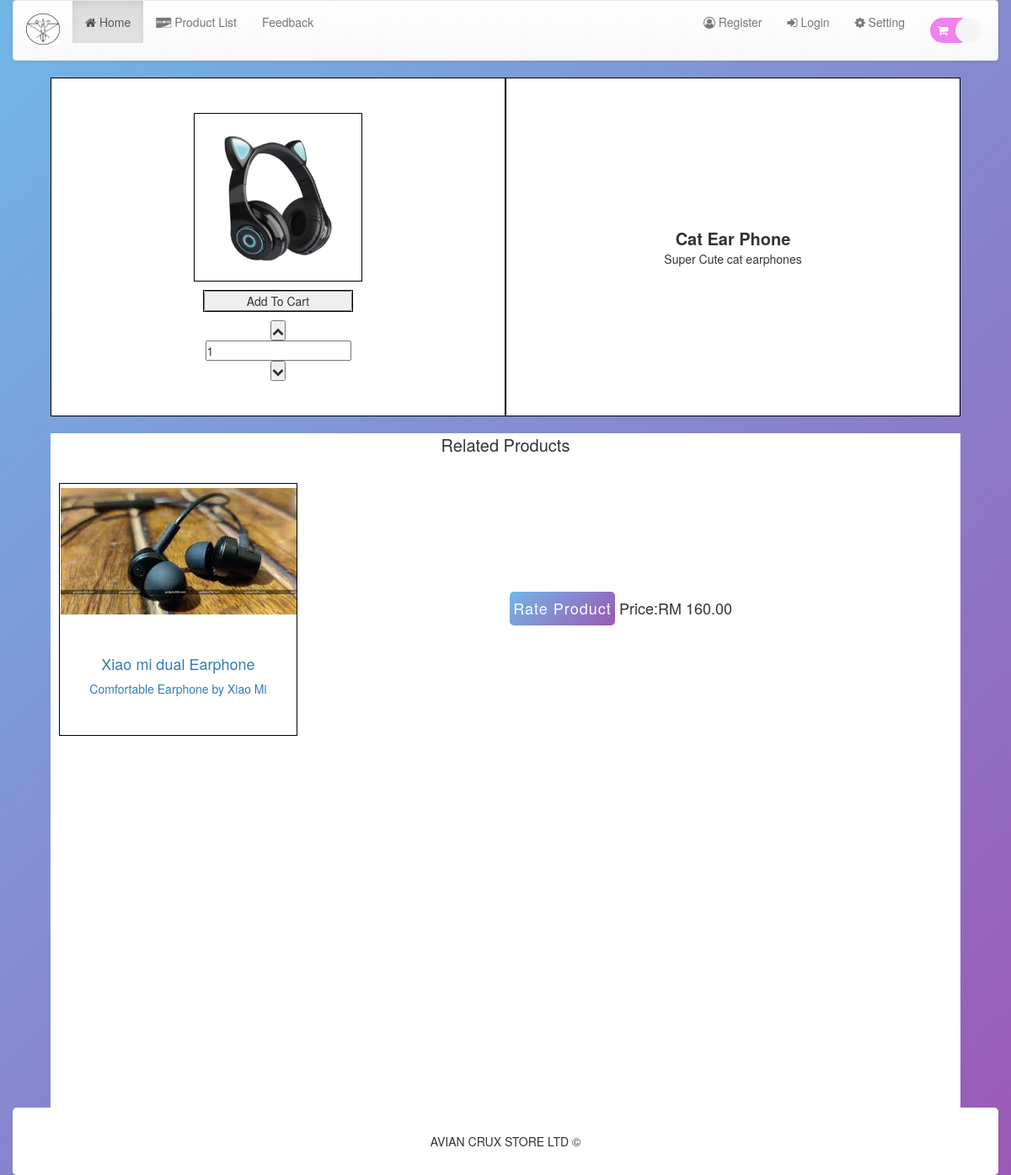
The app's page /productdescription.php?ProductID=1 with its own data.
### tables this page shows
CREATE TABLE `productlist` (
  `ProductID` int(11) NOT NULL,
  `ProductName` varchar(255) NOT NULL,
  `ProductDescription` varchar(255) NOT NULL,
  `ProductCategory` varchar(255) NOT NULL,
  `ProductStock` int(11) NOT NULL,
  `ProductCost` decimal(10,2) NOT NULL,
  `ProductPrice` decimal(10,2) NOT NULL,
  `ProductPicture` varchar(255) NOT NULL
);

### productdescription.php (the view, shortened to what this page needs)
<!DOCTYPE html>
<html lang="en">
<head>
    <link href="https://maxcdn.bootstrapcdn.com/font-awesome/4.6.3/css/font-awesome.min.css" rel="stylesheet">
    <link rel="stylesheet" href="https://stackpath.bootstrapcdn.com/bootstrap/3.4.1/css/bootstrap.min.css">
<link rel="stylesheet" href="https://stackpath.bootstrapcdn.com/bootstrap/3.4.1/css/bootstrap-theme.min.css">
<link rel="stylesheet" href="./css/style3.css">
</head>
<body>
<?php session_start();
include_once 'connection.php';
    $ProductID = $_GET['ProductID'];
    $sqlquery= "SELECT * From productlist Where ProductID = $ProductID";
$result = mysqli_query($conn, $sqlquery);
$resultcheck = mysqli_num_rows($result);
if($resultcheck > 0 ){
  $row = mysqli_fetch_assoc($result);
$ProductName = $row['ProductName'];
$ProductDescription = $row['ProductDescription'];
$ProductPicture = $row['ProductPicture'];
$ProductPrice = $row['ProductPrice'];
$ProductCategory = $row['ProductCategory'];
if(isset($_SESSION['useremail'])){
$UserEmail= $_SESSION['useremail'] ;
}else{
  $UserEmail = "Guest";
}
}
?>
    <div class="container-fluid">
      <nav class="navbar navbar-default">
        <div class="container-fluid">
          <div class="navbar-header">
            <a class="navbar-brand nav-logo" href="#"><img src="./images/shoping-logo.jpg"/></a>
          </div>
           <div class="collapse navbar-collapse" id="bs-example-navbar-collapse-1">
              <ul class="nav navbar-nav">
                <li class="active"><a href="Home.php"><i class="fa fa-home"></i> Home <span class="sr-only">(current)</span></a></li>
                <li><a href="productlist.php"><i class="fa fa-cc-discover"></i> Product List</a></li>
                <li><a href="CustomerFeedback.php">Feedback</a></li>
              </ul>
              <ul class="nav navbar-nav navbar-right">
                <li><a href="Register.php"><i class="fa fa-user-circle-o"></i> Register</a></li>
                <li><a href="Login.php"><i class="fa fa-sign-in"></i> Login</a></li>
                <li><a href="CustomerChangeInfo.php"><i class="fa fa-cog"></i> Setting</a></li>
                <li><a href="CustomerCart.php"><div class="add-to-cart"><i class="fa fa-shopping-cart"></i></div><div class="qty-check"></div></a></li>
              </ul>
            </div>
          </div>
        </nav>
          <div class="product-description">
              <div class="box-product-description">
                  <div class="product-img-1">
                      <div class="img-box">
                        <img src="./image/products/<?php echo $ProductPicture;?>" alt="">
                      </div>
                      <div class="add-to-cart-btn"><button onclick="AddtoCart()">add to cart</button></div><button onclick="IncreaseNum()"><i class="fa fa-chevron-up"></i></button><input type="number" value="1" name = "CartQuantity" id="CartQuantity" readonly/><button onclick="DecreaseNum()"><i class="fa fa-chevron-down"></i></button>
                  </div>
                  <div class="product-des-text">
                      <div class="inner-des">
                          <div class="p-name" id="productName"><b><?php echo $ProductName ;?></b></div>
                          <div class="p-des"><?php echo $ProductDescription;?></div>
                          <div class="rating">
                            <a href ="CustomerRating.php<?php echo "?ProductID=".$ProductID."&UserEmail=".$UserEmail;?>"><button type="button" class="rating-btn" >Rate Product</button></a>
                            <h4>Price:<span>RM <?php echo $ProductPrice ;?></span></h4>
                          </div>
                      </div>
                  </div>
              </div>
          </div>
<div class="related-section">
          <div class="related">
              <div class="title">Related Products</div>
            </div>
<?php
 $sqlquery0= "SELECT * From productlist Where ProductCategory = '$ProductCategory' AND NOT ProductID = $ProductID ORDER BY ProductPrice DESC LIMIT 4";
$result0 = mysqli_query($conn, $sqlquery0);
$resultcheck0 = mysqli_num_rows($result0);
if($resultcheck0 > 0 ){
  while($row0 = mysqli_fetch_assoc($result0)){
    $RelatedProductID = $row0['ProductID'];
$RelatedProductName = $row0['ProductName'];
$RelatedProductDescription = $row0['ProductDescription'];
$RelatedProductPicture = $row0['ProductPicture'];
?>
            <div class="related-product">
            <a href = "productdescription.php?ProductID=<?php echo $RelatedProductID ?>">
              <div class="related-product-boxes">
                <div class="related-product-boxes-img">
                   <img src="./image/products/<?php echo $RelatedProductPicture;?>" alt="">
                </div>
                <div class="related-product-boxes-info">
                    <h4><?php echo $RelatedProductName; ?></h4>
                    <p><?php echo $RelatedProductDescription?></p>
                </div>
            </div>
            </a>
<?php
}
}
?>
            </div>
          </div>
          <div class="footer">
            <div class="footer-content">
              AVIAN CRUX STORE LTD &copy;
            </div>
          </div>
    </div>
</body>
</html>

### css/style3.css (style rules this page uses)
* { margin: 0; padding: 0; box-sizing: border-box; text-decoration: none; }
.add-to-cart { display: flex; flex-direction: row; justify-content: center; align-items: center; height:30px; width: 50px; border-radius: 30px; margin:5px 0; position: relative; background-color: violet; color: white; }
#productName { font-size: 20px; }
.add-to-cart i { margin-right: 20px; }
.qty-check { display: flex; flex-direction: row; justify-content: center; align-items: center; position: absolute; height:30px; width:30px; border-radius: 20px; margin-top:-35px; margin-left:30px; background-color:whitesmoke; color:black; }
.nav-logo { width:70px; height:70px; }
.nav-logo img { width:100%; }
body { background: linear-gradient(135deg, #71b7e6, #9b59b6); background-repeat: no-repeat; background-size: cover; }
.rating { position: absolute; top:50%; left:50%; display: flex; margin:5px 0; }
.product-description { min-height: 50vh; max-width: 90vw; margin:0 auto; background-color: white;; }
.product-description .box-product-description { display: flex; flex-direction: row; flex-wrap: wrap; }
.box-product-description .product-img-1 { width:50%; min-height: 50vh; border:1px solid black; display: flex; flex-direction: column; justify-content: center; align-items: center; }
.box-product-description .product-img-1 img { width:100%; }
.product-description .add-to-cart-btn { margin:10px 0; width:33%; border:1px solid black; }
.add-to-cart-btn button { width:100%; text-transform: capitalize; }
.box-product-description .product-des-text { width:50%; min-height: 50vh; border:1px solid black; }
.img-box { height:200px; width:200px; border:1px solid black; }
.inner-des { min-height:50vh; width:100%; display: flex; flex-direction: column; justify-content: center; align-items: center; }
.related-section { min-height: 100vh; max-width: 90vw; margin:0 auto; background-color: white; }
.related { display: flex; justify-content: center; align-items: center; margin:20px 0; }
.related .title { font-size:20px ; font-weight: 500; }
.related-product { height:90%; max-width:90vw; margin:10px auto; display: flex; flex-direction: row; flex-wrap: wrap; }
.related-product-boxes { height:300px; width:283px; border:1px solid black; margin:10px 10px; display: flex; flex-direction: column; }
.related-product-boxes-img { height:150px; width:280px; margin:5px auto; }
.related-product-boxes-img img { width:100%; height:100%; object-fit: cover; }
.related-product-boxes-info { height:150px; width:280px; margin:5px auto; display: flex; flex-direction: column; justify-content: center; align-items: center; }
.related-product-boxes-info p { text-align: center; }
::placeholder { font-size: 20px; }
.footer { min-height: 10vh; max-width: 100vw; background-color: white; border-radius: 5px; display: flex; flex-direction: row; justify-content: center; align-items: center; }
.rating-btn { background: linear-gradient(135deg, #71b7e6, #9b59b6); height:40px; width:125px; border-radius: 5px; border: none; color: #fff; font-size: 18px; font-weight: 500; letter-spacing: 1px; cursor: pointer; margin:0 5px; }
@media only screen and (min-width:1060px) { ::placeholder { font-size: 15px; } }

### records on screen
productlist: ProductPicture (picture), ProductName "Cat Ear Phone", ProductDescription "Super Cute cat earphones", ProductPrice "160.00"
productlist: ProductPicture (picture), ProductName "Xiao mi dual Earphone", ProductDescription "Comfortable Earphone by Xiao Mi"
